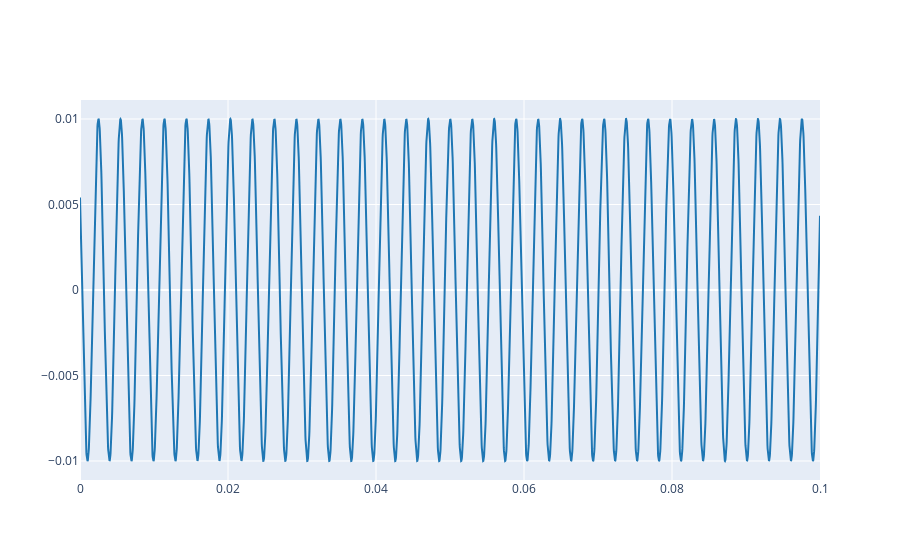

Write notebook code for a chart like this one.
### Markdown cell above
2.1. Define a complex exponential with the same parameters that those from Lab 1 (Ex 3.1) and plot the real part.

### Code cell
# Write the code here
A = 0.01
f0 = 336.7
fs = 44100
phi = 1
t = np.arange(0,0.1,1/fs)
x = A * np.exp(1j * (2*np.pi*f0*t + phi))
plot_signals(np.real(x), fs, name=['x'])

### Figure 1 — Plotly figure (JSON) as saved in the notebook; plotly's stock layout.template omitted (floating-point values rounded to 4 significant figures; data arrays with more than 128 entries replaced by an {"elided": "..."} marker saying what was removed)
{"data": [{"line": {"color": "#1f77b4", "shape": "linear"}, "mode": "lines", "name": "x", "type": "scatter", "x": {"elided": "4410 float values"}, "y": {"elided": "4410 float values"}}], "layout": {}}
